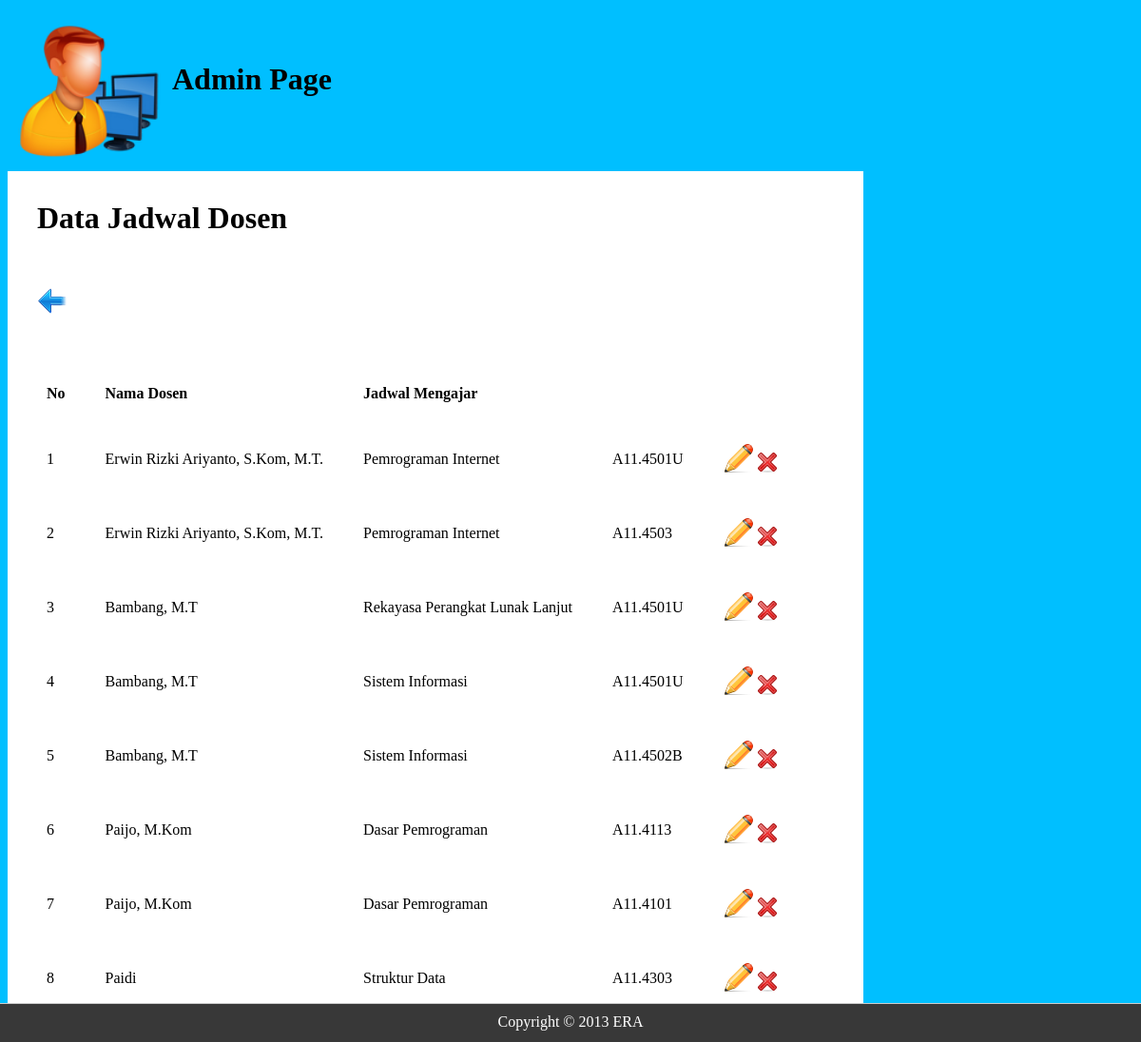
/tampiljadwaldosen.php, run on the app's committed database.
### tables this page shows
CREATE TABLE IF NOT EXISTS `data_jadwaldosen` (
  `id_ajar` int(11) NOT NULL AUTO_INCREMENT,
  `id_jadwal` int(11) NOT NULL,
  `nip` varchar(20) NOT NULL,
  PRIMARY KEY (`id_ajar`),
  KEY `id_jadwal` (`id_jadwal`)
);

CREATE TABLE IF NOT EXISTS `dosen` (
  `id` int(11) NOT NULL AUTO_INCREMENT,
  `nip` varchar(20) NOT NULL,
  `nama` varchar(50) NOT NULL,
  `password` varchar(50) NOT NULL,
  PRIMARY KEY (`id`)
);

CREATE TABLE IF NOT EXISTS `data_matkul` (
  `id_matkul` int(11) NOT NULL AUTO_INCREMENT,
  `kodemk` varchar(20) NOT NULL,
  `namamk` varchar(50) NOT NULL,
  `sks` int(11) NOT NULL,
  `tp` varchar(5) NOT NULL,
  `semester` int(11) NOT NULL,
  PRIMARY KEY (`id_matkul`)
);

CREATE TABLE IF NOT EXISTS `data_jadwal` (
  `id_jadwal` int(11) NOT NULL AUTO_INCREMENT,
  `kodemk` varchar(20) NOT NULL,
  `kelompok` varchar(20) NOT NULL,
  `hari` varchar(20) NOT NULL,
  `jammulai` varchar(20) NOT NULL,
  `jamselesai` varchar(20) NOT NULL,
  `kuota` int(11) NOT NULL,
  `koderuang` varchar(20) NOT NULL,
  `hari2` varchar(11) NOT NULL,
  `jammulai2` varchar(11) NOT NULL,
  `jamselesai2` varchar(11) NOT NULL,
  `koderuang2` varchar(11) NOT NULL,
  PRIMARY KEY (`id_jadwal`)
);

### tampiljadwaldosen.php (the view, shortened to what this page needs)
<html>
<head>
	<link rel="stylesheet" type="text/css" href="CSS/layout.css"/>
	<link rel="stylesheet" type="text/css" href="CSS/font.css"/>
	<link rel="stylesheet" type="text/css" href="CSS/element.css"/>
</head>
<body>
	<div id="container">
	<div id="header">
		<table border="0" cellspacing="10">
			<tr>
				<td><img src="Images/admin.png" width="150" height="150" /></td>
				<td><h1>Admin Page</h1></td>
			</tr>
		</table>
	</div>
	<div id="cpanel">
		<table border="0" cellspacing="30">
			<tr>
				<td colspan="8"><h1>Data Jadwal Dosen</h1></td>
			</tr>
			<tr>
				<td>
					<a href="datajadwaldosen.php" title="Kembali"><img src="Images/back.png" /></a>
				</td>
			</tr>
			<table border="0" cellspacing="40">
				<tr>
					<td><b>No</b></td>
					<td><b>Nama Dosen</b></td>
					<td><b>Jadwal Mengajar</b></td>
				</tr>
				<?php
					$no = 1;
					$tampil = "SELECT * FROM data_jadwaldosen AS j
								INNER JOIN data_jadwal AS jd ON j.id_jadwal=jd.id_jadwal
								INNER JOIN data_matkul AS m ON jd.kodemk=m.kodemk
								INNER JOIN dosen AS d ON j.nip=d.nip;";
					$querytampil = mysql_query($tampil);
					while($hasil = mysql_fetch_array($querytampil)) {
						$id = $hasil['id_ajar'];
						$dosen = $hasil['nama'];
						$nama = $hasil['namamk'];
						$kelompok = $hasil['kelompok'];
				?>
						<tr>
							<td><?php echo $no; ?></td>
							<td><?php echo $dosen; ?></td>
							<td><?php echo $nama; ?></td>
							<td><?php echo $kelompok; ?></td>
							<td>
								<a href="formupdatejadwaldosen.php?id=<?php echo $id; ?>" title="Update"><img src="Images/update.png" /></a>
								<a href="deletejadwaldosen.php?id=<?php echo $id; ?>" title="Delete" onclick="return confirm('Anda Yakin Ingin Menghapusnya?')"><img src="Images/delete.png" /></a>
							</td>
						</tr>
				<?php
						$no++;
					}
				?>
			</table>
		</table>
	</div>
	</div>
	<div id="footer">Copyright &copy; 2013 ERA</div>
</body>
</html>

### CSS/layout.css (style rules this page uses)
#container { margin: auto; width: 1200px; }
#footer { background-color: #383838; border-top: 1px solid #ccc; bottom: 0; color: #ffffff; height: 20px; padding: 10px; position: fixed; top: auto; left: 0; right: 0; z-index: 101; text-align:center; }
body { background-color: #00BFFF; }
#cpanel { background: white; margin-top: 0px; width: 900px; }

### CSS/element.css (style rules this page uses)
a:link { text-decoration: none; color: black; }

### data on the page
data_jadwaldosen: dosen.nama "Erwin Rizki Ariyanto, S.Kom, M.T.", data_matkul.namamk "Pemrograman Internet", id_jadwal.kelompok "A11.4501U"
data_jadwaldosen: dosen.nama "Erwin Rizki Ariyanto, S.Kom, M.T.", data_matkul.namamk "Pemrograman Internet", id_jadwal.kelompok "A11.4503"
data_jadwaldosen: dosen.nama "Bambang, M.T", data_matkul.namamk "Rekayasa Perangkat Lunak Lanjut", id_jadwal.kelompok "A11.4501U"
data_jadwaldosen: dosen.nama "Bambang, M.T", data_matkul.namamk "Sistem Informasi", id_jadwal.kelompok "A11.4501U"
data_jadwaldosen: dosen.nama "Bambang, M.T", data_matkul.namamk "Sistem Informasi", id_jadwal.kelompok "A11.4502B"
data_jadwaldosen: dosen.nama "Paijo, M.Kom", data_matkul.namamk "Dasar Pemrograman", id_jadwal.kelompok "A11.4113"
data_jadwaldosen: dosen.nama "Paijo, M.Kom", data_matkul.namamk "Dasar Pemrograman", id_jadwal.kelompok "A11.4101"
data_jadwaldosen: dosen.nama "Paidi", data_matkul.namamk "Struktur Data", id_jadwal.kelompok "A11.4303"
